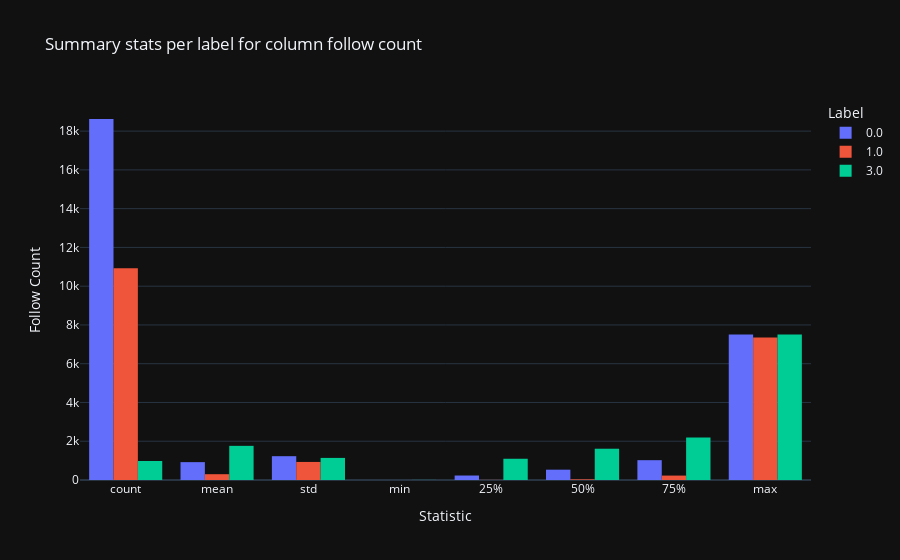

Notebook code for this chart:
### Code cell
# Describing column for each label
sub_df, fig = df_main.describe_column_by_colcat('follow_count')

print('Follow count: ')
display(sub_df.style.format('{:,}'))
fig

### Figure 1 — Plotly figure (JSON) as saved in the notebook; plotly's stock layout.template omitted (floating-point values rounded to 4 significant figures)
{"data": [{"alignmentgroup": "True", "bingroup": "x", "histfunc": "sum", "hovertemplate": "Label=0.0<br>Statistic=%{x}<br>sum of value=%{y}<extra></extra>", "legendgroup": "0.0", "marker": {"color": "#636efa", "pattern": {"shape": ""}}, "name": "0.0", "offsetgroup": "0.0", "orientation": "v", "showlegend": true, "type": "histogram", "x": ["count", "mean", "std", "min", "25%", "50%", "75%", "max"], "xaxis": "x", "y": [18625, 922, 1229, 0, 231, 532, 1023, 7508], "yaxis": "y"}, {"alignmentgroup": "True", "bingroup": "x", "histfunc": "sum", "hovertemplate": "Label=1.0<br>Statistic=%{x}<br>sum of value=%{y}<extra></extra>", "legendgroup": "1.0", "marker": {"color": "#EF553B", "pattern": {"shape": ""}}, "name": "1.0", "offsetgroup": "1.0", "orientation": "v", "showlegend": true, "type": "histogram", "x": ["count", "mean", "std", "min", "25%", "50%", "75%", "max"], "xaxis": "x", "y": [10931, 300, 932, 0, 6, 33, 228, 7350], "yaxis": "y"}, {"alignmentgroup": "True", "bingroup": "x", "histfunc": "sum", "hovertemplate": "Label=3.0<br>Statistic=%{x}<br>sum of value=%{y}<extra></extra>", "legendgroup": "3.0", "marker": {"color": "#00cc96", "pattern": {"shape": ""}}, "name": "3.0", "offsetgroup": "3.0", "orientation": "v", "showlegend": true, "type": "histogram", "x": ["count", "mean", "std", "min", "25%", "50%", "75%", "max"], "xaxis": "x", "y": [980, 1762, 1140, 4, 1096, 1614, 2191, 7501], "yaxis": "y"}], "layout": {"barmode": "group", "legend": {"title": {"text": "Label"}, "tracegroupgap": 0}, "title": {"text": "Summary stats per label for column follow count"}, "xaxis": {"anchor": "y", "domain": [0, 1], "title": {"text": "Statistic"}}, "yaxis": {"anchor": "x", "domain": [0, 1], "title": {"text": "Follow Count"}}}}
